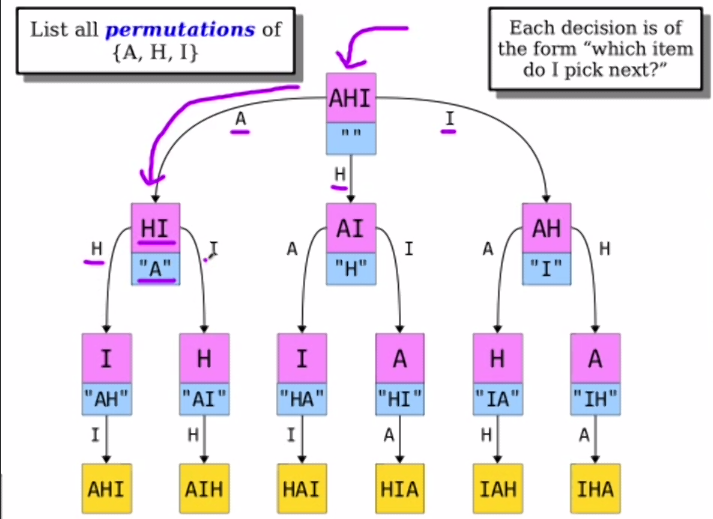
#> input picture cs permutations.PNG, 713 x 519 px; its folder holds only this picture in this run
$ python -i clustering_with_hdbscan.py   (imports and definitions only)   (older library calls are emulated)
#> lines starting #> are read from the running program, lines starting #| are printed output that depends on the picture
from __future__ import print_function

import os
from glob import glob
import tempfile
import cv2
import numpy as np
from sklearn.cluster import KMeans
from skimage.filters.rank import entropy
from skimage.morphology import disk
from skimage import img_as_float
import hdbscan
# from multiprocessing import Pool, Process, cpu_count
import matplotlib.pyplot as plt
import seaborn as sns

import time

from  extracting_candidate_frames import Configs as config


class ImageSelector(object):
    """Class for selection of best top N images from input list of images, Currently following selection method are implemented:
    brightness filtering, contrast/entropy filtering, clustering of frames and variance of laplacian for non blurred images
    selection
    :param object: base class inheritance
    :type object: class:`Object`
    """

    # [11 lines of commented-out code are left out]

    # [97 lines left out: functions __get_brighness_score__, __get_entropy_score__, __variance_of_laplacian__, __filter_optimum_brightness_and_contrast_images__, not called in this run]


    def __prepare_cluster_sets__hdbscan(self, files):
        """ Internal function for clustering input image files, returns array of indexs of each input file
        (which determines which cluster a given file belongs)

        :param object: base class inheritance
        :type object: class:`Object`
        :param files: list of input image files
        :type files: python list of opencv numpy images
        :return: Returns array containing index for each file for cluster belongingness
        :rtype: np.array
        """

        # all_hists = []
        all_dst = []
        # Calculating the histograms for each image and adding them into **all_hists** list or all_dst** list
        for img_file in files:
            # [5 lines of commented-out code are left out]
            img = cv2.cvtColor(img_file, cv2.COLOR_BGR2GRAY)
            img = cv2.resize(img, (256, 256), img)
            imf = np.float32(img) / 255.0  # float conversion/scale
            dst = cv2.dct(imf)  # the dct
            dst = dst[:16, :16]
            dst = dst.reshape((256))
            all_dst.append(dst)


        # HDBSCAN(algorithm='best', alpha=1.0, approx_min_span_tree=True,
        #         gen_min_span_tree=True, leaf_size=40, memory=Memory(cachedir=None),
        #         metric='euclidean', min_cluster_size=5, min_samples=None, p=None)
        # {'braycurtis': hdbscan.dist_metrics.BrayCurtisDistance,
        # 'canberra': hdbscan.dist_metrics.CanberraDistance,
        # 'chebyshev': hdbscan.dist_metrics.ChebyshevDistance,
        # 'cityblock': hdbscan.dist_metrics.ManhattanDistance,
        # 'dice': hdbscan.dist_metrics.DiceDistance,
        # 'euclidean': hdbscan.dist_metrics.EuclideanDistance,
        # 'hamming': hdbscan.dist_metrics.HammingDistance,
        # 'haversine': hdbscan.dist_metrics.HaversineDistance,
        # 'infinity': hdbscan.dist_metrics.ChebyshevDistance,
        # 'jaccard': hdbscan.dist_metrics.JaccardDistance,
        # 'kulsinski': hdbscan.dist_metrics.KulsinskiDistance,
        # 'l1': hdbscan.dist_metrics.ManhattanDistance,
        # 'l2': hdbscan.dist_metrics.EuclideanDistance,
        # 'mahalanobis': hdbscan.dist_metrics.MahalanobisDistance,
        # 'manhattan': hdbscan.dist_metrics.ManhattanDistance,
        # 'matching': hdbscan.dist_metrics.MatchingDistance,
        # 'minkowski': hdbscan.dist_metrics.MinkowskiDistance,
        # 'p': hdbscan.dist_metrics.MinkowskiDistance,
        # 'pyfunc': hdbscan.dist_metrics.PyFuncDistance,
        # 'rogerstanimoto': hdbscan.dist_metrics.RogersTanimotoDistance,
        # 'russellrao': hdbscan.dist_metrics.RussellRaoDistance,
        # 'seuclidean': hdbscan.dist_metrics.SEuclideanDistance,
        # 'sokalmichener': hdbscan.dist_metrics.SokalMichenerDistance,
        # 'sokalsneath': hdbscan.dist_metrics.SokalSneathDistance,
        # 'wminkowski': hdbscan.dist_metrics.WMinkowskiDistance}
        # Hdbascan = hdbscan.HDBSCAN(min_cluster_size=2,metric='manhattan').fit(all_hists)
        Hdbascan = hdbscan.HDBSCAN(min_cluster_size=2,metric='manhattan').fit(all_dst)
        labels = np.add(Hdbascan.labels_,1)
        nb_clusters = len(np.unique(Hdbascan.labels_))
        # x=self.__plots_for_clustering(Hdbascan,all_dst)
        # del x

        files_clusters_index_array = []
        files_clusters_index_array_of_only_one_image = []
        for i in np.arange(nb_clusters):
            # print(i)
            if i==0:
                index_array = np.where(labels == i)
                files_clusters_index_array_of_only_one_image.append(index_array)
            else:
                index_array = np.where(labels == i)
                files_clusters_index_array.append(index_array)

        files_clusters_index_array = np.array(files_clusters_index_array)
        return files_clusters_index_array,files_clusters_index_array_of_only_one_image

    # [77 lines left out: functions __plots_for_clustering, __get_laplacian_scores, __get_best_images_index_from_each_cluster__, __getstate__, __setstate__, not called in this run]

    def select_best_frames(self, input_key_frames,output_folder):
    # def select_best_frames(self, input_key_frames, number_of_frames):
        """[summary] Public function for Image selector class: takes list of key-frames images and number of required
        frames as input, returns list of filtered keyframes
        :param object: base class inheritance
        :type object: class:`Object`
        :param input_key_frames: list of input keyframes in list of opencv image format
        :type input_key_frames: python list opencv images
        :param number_of_frames: Required number of images
        :type: int
        :return: Returns list of filtered image files
        :rtype: python list of images
        """

        filtered_images_list = []

        # Selecting only those images which have good brishtness and contrast
        # input_key_frames = self.__filter_optimum_brightness_and_contrast_images__(
        #     input_key_frames
        # )

        # Selecting the best images from each cluster by first preparing the clusters on basis of histograms
        # and then selecting the best images from every cluster
        # if len(input_key_frames) >= self.nb_clusters:
        if len(input_key_frames) >= 1:
            files_clusters_index_array,files_clusters_index_array_of_only_one_image = self.__prepare_cluster_sets__hdbscan(input_key_frames)
            selected_images_index = self.__get_best_images_index_from_each_cluster__(
                input_key_frames, files_clusters_index_array
            )
            files_clusters_index_array_of_only_one_image = [item for t in files_clusters_index_array_of_only_one_image for item in t]
            files_clusters_index_array_of_only_one_image = files_clusters_index_array_of_only_one_image[0].tolist()
            selected_images_index.extend(files_clusters_index_array_of_only_one_image)
            for index in selected_images_index:
                img = input_key_frames[index]
                filtered_images_list.append(img)
            # saving images of same clusters
            i=0
            for images in files_clusters_index_array:
                # try:
                path = output_folder+'/'+str(i)
                try:
                    if not os.path.isdir(output_folder):
                        os.mkdir(output_folder)
                        print(output_folder)
                except OSError:
                    print ("Creation of the directory %s failed" % output_folder)
                try:
                    os.makedirs(path)
                except:
                    pass
                for image in images[0]:
                    cv2.imwrite(os.path.join(path, str(image)+'.jpeg'),input_key_frames[image])
                i=i+1
        else:
            # if the imput candidate frames are less than a single cluster.
            for img in input_key_frames:
                filtered_images_list.append(img)

        # saving clusters of single image cluster
        for image in files_clusters_index_array_of_only_one_image:
            print(files_clusters_index_array_of_only_one_image)
            path = output_folder+'/'+str(i)
            try:
                if not os.path.isdir(output_folder):
                    os.mkdir(output_folder)
                    print(output_folder)
            except OSError:
                print ("Creation of the directory %s failed" % output_folder)
            try:
                os.makedirs(path)
            except:
                pass
            cv2.imwrite(os.path.join(path, str(image)+'.jpeg'),input_key_frames[image])
            i=i+1


        return filtered_images_list

>>> import cv2
>>> picture = cv2.imread('../cs permutations.PNG', cv2.IMREAD_GRAYSCALE)
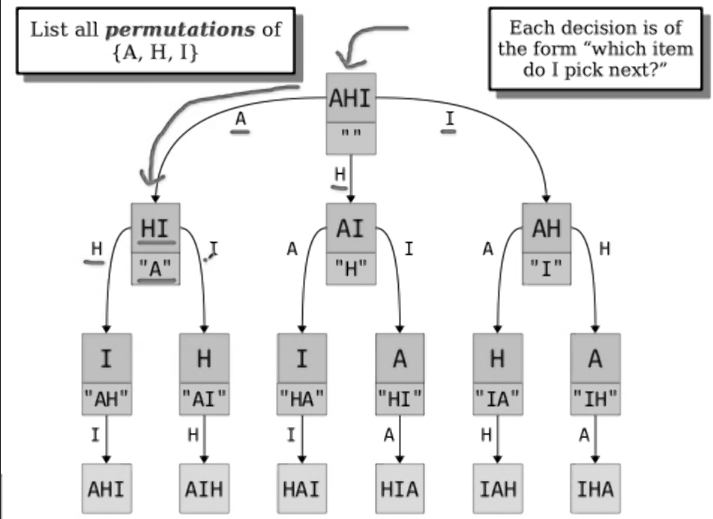
#> picture: shape (519, 713); min 0, max 255, mean 234.2
>>> result = ImageSelector().select_best_frames(picture, 'out.png')
#> the loop in __prepare_cluster_sets__hdbscan, `for img_file in files:` made 1 pass
#> after the loop in __prepare_cluster_sets__hdbscan, `for img_file in files:`: all_dst = []
#> (the run stopped early here; a loop or call above may not have finished)
